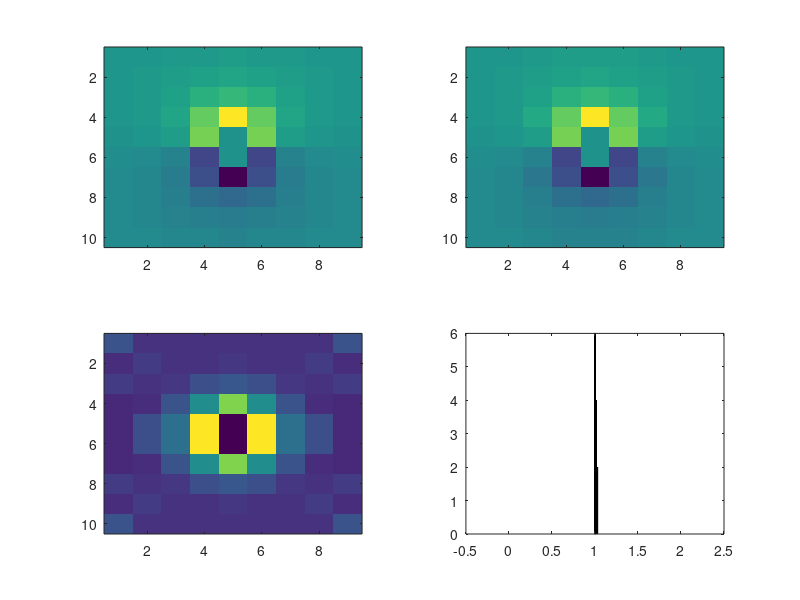

The MATLAB source for this figure:
a=0.00115;
R=0.00115;
i0=1;

rhoA=1;
rho1=.6;
rho2=1;
rho3=1;

k1=(rho2-rho1)/(rho2+rho1);
k2=(rho3-rho2)/(rho3+rho2);
h1=0.001;
d=0.0035;
h2=h1+d;
step=0.05/R;              
alpha=0+R:step:50/R;
beta=1./alpha;
eh1=k1*exp(-2*alpha*h1);
eh2=k2*exp(-2*alpha*h2);
ed=k1*k2*exp(-2*alpha*d);
% Calculate voltages
jp=7;
kp=8;
jm=8;
km=8;
for j=2:12;
for k=3:12;
dxp=j-jp;
dyp=k-kp;
dxm=j-jm;
dym=k-km;
dp=sqrt(dxp^2+dyp^2);
dm=sqrt(dxm^2+dym^2);
% Calculate voltages for 1-layer point-electrodes
scaleA=(i0*rhoA)/(2*pi);
Tp(j,k)=scaleA*((100/dp)-(100/dm));
% Calculate voltages for 3-layer v-electrodes
scaleC=(i0*rho1)/(2*pi*a);
x=dp/100;
Ntheta1=eh1+eh2;
Denom=1-eh1-eh2+ed;
theta1=Ntheta1./Denom;
A=scaleC*(1.+2*theta1).*beta;
integral=sum(A.*besselj(0,alpha*x).*sin(alpha*a));
Vp=step*integral;
x=dm/100;
Ntheta1=eh1+eh2;
Denom=1-eh1-eh2+ed;
theta1=Ntheta1./Denom;
A=scaleC*(1.+2*theta1).*beta;
integral=sum(A.*besselj(0,alpha*x).*sin(alpha*a));
Vm=-step*integral;
T3(j,k)=Vp+Vm;
end;
end;
Tp(7,8)=1e-6;
Tp(8,8)=1e-6;
T3(7,8)=1e-6;
T3(8,8)=1e-6;
ratio=Tp(3:12,4:12)./T3(3:12,4:12);
bins=[0:.01:2];
figure;
subplot(2,2,4);hist(ratio,bins);hold on
subplot(2,2,1);imagesc(Tp(3:12,4:12));hold on
subplot(2,2,2);imagesc(T3(3:12,4:12));hold on
subplot(2,2,3);imagesc(ratio);hold on
